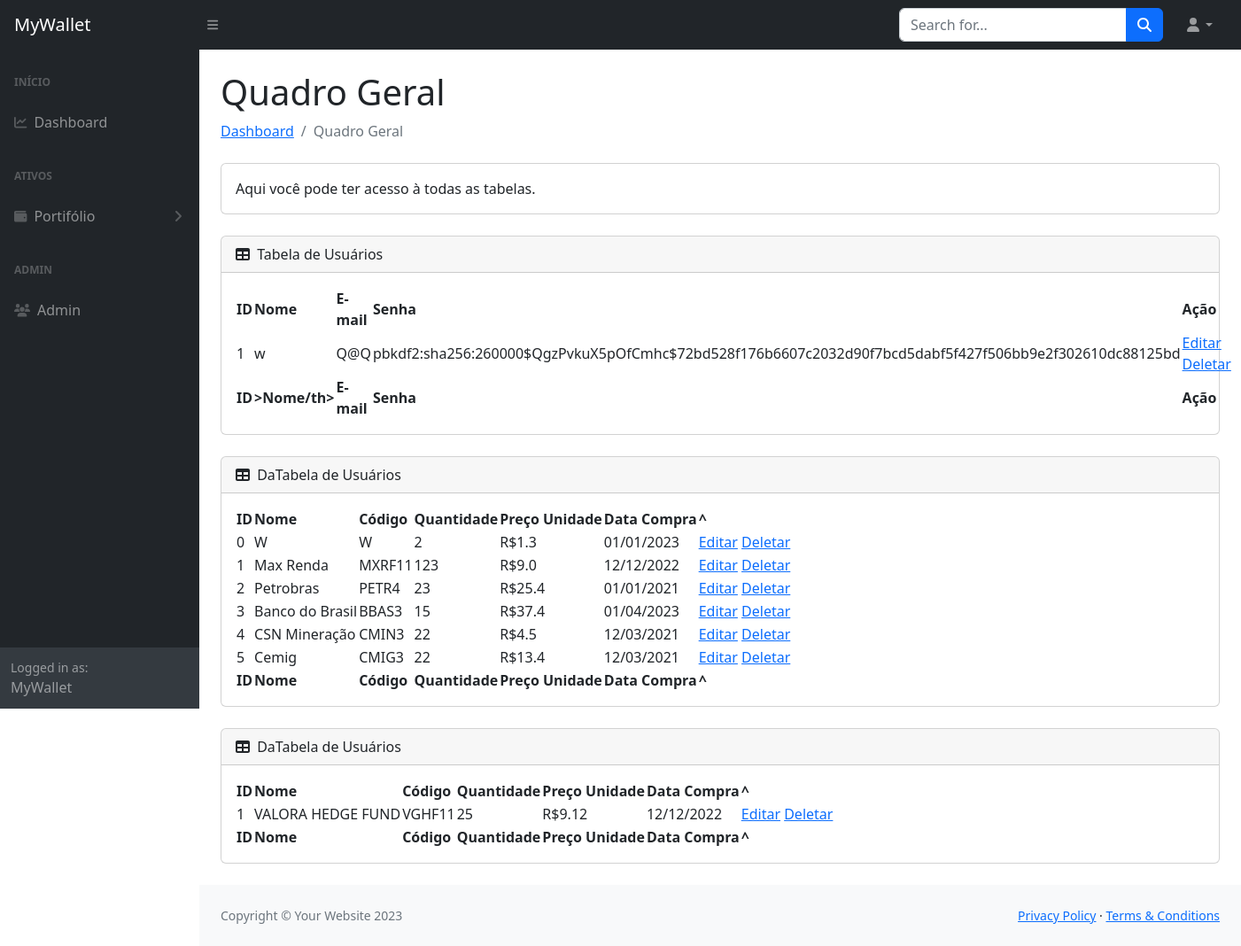
The page /usuarios_tabelas_temp (signed in) on the database as committed earlier.
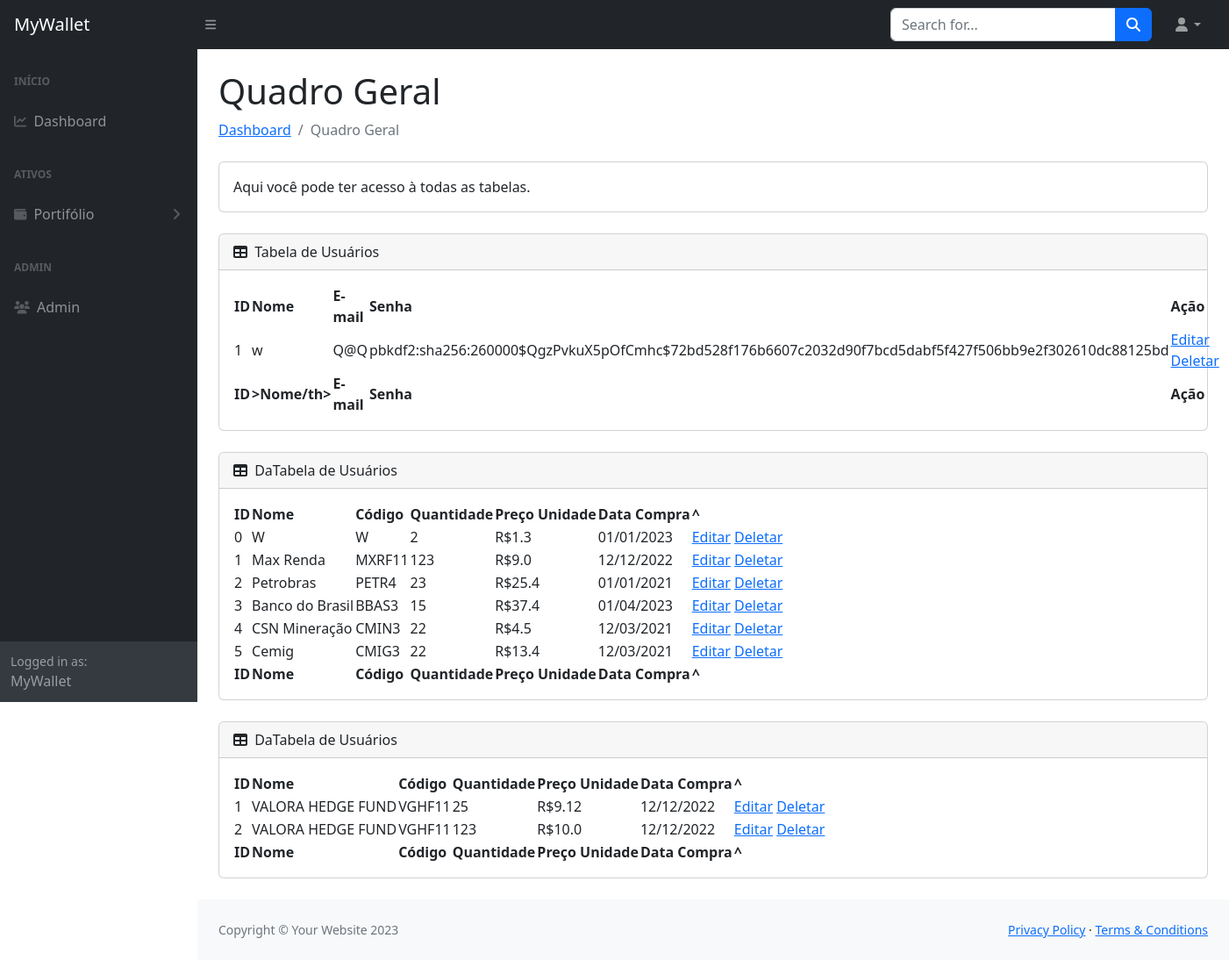
The same page on the database as committed later.
### mywalletproject/ext/database.py (models this page shows, shortened)
class User(db.Model, SerializerMixin, UserMixin):
    id = db.Column(db.Integer, primary_key=True, autoincrement=True)
    nome = db.Column(db.String(80), unique=True, nullable=False)
    email = db.Column(db.String(120), unique=True, nullable=False)
    senha = db.Column(db.String(120), nullable=False)

class Acoes(db.Model, SerializerMixin):
    __tablename__ = "acoes"
    id = db.Column(db.Integer, primary_key=True, autoincrement=True)
    usuario_id = db.Column(db.Integer, db.ForeignKey("user.id"), nullable=False)
    nome_acao = db.Column(db.String(80), nullable=False)
    codigo_acao = db.Column(db.String(80), nullable=False)
    quantidade = db.Column(db.Integer, nullable=False)
    preco_unitario = db.Column(db.Float, nullable=False)
    data_compra = db.Column(db.String(10), nullable=False)

class FundosImobiliarios(db.Model, SerializerMixin):
    __tablename__ = "fundosImobiliarios"
    id = db.Column(db.Integer, primary_key=True, autoincrement=True)
    usuario_id = db.Column(db.Integer, db.ForeignKey("user.id"), nullable=False)
    nome_fii = db.Column(db.String(80), nullable=False)
    codigo_fii = db.Column(db.String(80), nullable=False)
    quantidade = db.Column(db.Integer, nullable=False)
    preco_unitario = db.Column(db.Float, nullable=False)
    data_compra = db.Column(db.String(10), nullable=False)

### mywalletproject/blueprints/views.py (the view)
    @app.route('/usuarios_tabelas_temp', methods =['GET','POST'])
    @login_required
    def usuarios_tabelas_temp():
        usuarios = User.query.all()
        fundosImobiliarios = FundosImobiliarios.query.all()
        acoes = Acoes.query.all()
        return render_template( 'usuarios_tabelas_temp.html',
                               usuarios =usuarios,
                               fundosImobiliarios=fundosImobiliarios,
                               acoes=acoes)

### mywalletproject/ext/auth.py (called while the page is built)
@login_manager.user_loader
def load_user(user_id):
    return User.query.get(int(user_id))

### mywalletproject/templates/usuarios_tabelas_temp.html
{% extends 'template_base.html' %}
{% block content %}
<div class="container-fluid px-4">
                        <h1 class="mt-4">Quadro Geral</h1>
                        <ol class="breadcrumb mb-4">
                            <li class="breadcrumb-item"><a href="/index_temp">Dashboard</a></li>
                            <li class="breadcrumb-item active">Quadro Geral</li>
                        </ol>
                        <div class="card mb-4">
                            <div class="card-body">
                                Aqui você pode ter acesso à todas as tabelas.
                            </div>
                        </div>
                        <div class="card mb-4">
                            <div class="card-header">
                                <i class="fas fa-table me-1"></i>
                                Tabela de Usuários
                            </div>
                            <div class="card-body">
                                <table id="datatablesSimple">
                                    <thead>
                                        <tr>
                                            <th>ID</th>
                                            <th>Nome</th>
                                            <th>E-mail</th>
                                            <th>Senha</th>
                                            <th>Ação</th>
                                        </tr>
                                    </thead>
                                    <tfoot>
                                        <tr>
                                            <th>ID</th>
                                            <th>>Nome/th>
                                            <th>E-mail</th>
                                            <th>Senha</th>
                                            <th>Ação</th>
                                        </tr>
                                    </tfoot>
                                    <tbody>
                                            {% for u in usuarios%}
                                    <tr>
                                        <td>{{u.id}}</td>
                                        <td>{{u.nome}}</td>
                                        <td>{{u.email}}</td>
                                        <td>{{u.senha}}</td>
                                        <td>
                                            <a href="/edit/{{u.id}}"> Editar</a>
                                            <a href="/delete/{{u.id}}"> Deletar</a>
                                        </td>
                                    </tr>
                                    {%endfor%}
                                    </tbody>
                                </table>
                            </div>
                        </div>
                        <div class="card mb-4">
                            <div class="card-header">
                                <i class="fas fa-table me-1"></i>
                                DaTabela de Usuários
                            </div>
                            <div class="card-body">
                                <table id="datatablesSimple">
                                    <thead>
                                        <tr>
                                            <th>ID</th>
                                            <th>Nome</th>
                                            <th>Código</th>
                                            <th>Quantidade</th>
                                            <th>Preço Unidade</th>
                                            <th>Data Compra</th>
                                            <th>^</th>
                                        </tr>
                                    </thead>
                                    <tfoot>
                                        <tr>
                                            <th>ID</th>
                                            <th>Nome</th>
                                            <th>Código</th>
                                            <th>Quantidade</th>
                                            <th>Preço Unidade</th>
                                            <th>Data Compra</th>
                                            <th>^</th>
                                        </tr>
                                    </tfoot>
                                    <tbody>
                                    {% for a in acoes%}
                                        <tr>
                                            <td>{{a.id}}</td>
                                            <td>{{a.nome_acao}}</td>
                                            <td>{{a.codigo_acao}}</td>
                                            <td>{{a.quantidade}}</td>
                                            <td> R${{a.preco_unitario}}</td>
                                            <td>{{a.data_compra}}</td>
                                            <td>
                                                <a href="/edit/{{a.id}}"> Editar</a>
                                                <a href="/delete/{{a.id}}"> Deletar</a>
                                            </td>
                                        </tr>
                                    {%endfor%}
                                    </tbody>
                                </table>
                            </div>
                        </div>
                        <div class="card mb-4">
                            <div class="card-header">
                                <i class="fas fa-table me-1"></i>
                                DaTabela de Usuários
                            </div>
                            <div class="card-body">
                                <table id="datatablesSimple">
                                    <thead>
                                        <tr>
                                            <th>ID</th>
                                            <th>Nome</th>
                                            <th>Código</th>
                                            <th>Quantidade</th>
                                            <th>Preço Unidade</th>
                                            <th>Data Compra</th>
                                            <th>^</th>
                                        </tr>
                                    </thead>
                                    <tfoot>
                                        <tr>
                                            <th>ID</th>
                                            <th>Nome</th>
                                            <th>Código</th>
                                            <th>Quantidade</th>
                                            <th>Preço Unidade</th>
                                            <th>Data Compra</th>
                                            <th>^</th>
                                        </tr>
                                    </tfoot>
                                    <tbody>
                                    {% for f in fundosImobiliarios%}
                                        <tr>
                                            <td>{{f.id}}</td>
                                            <td>{{f.nome_fii}}</td>
                                            <td>{{f.codigo_fii}}</td>
                                            <td>{{f.quantidade}}</td>
                                            <td> R${{f.preco_unitario}}</td>
                                            <td>{{f.data_compra}}</td>
                                            <td>
                                                <a href="/edit/{{f.id}}"> Editar</a>
                                                <a href="/delete/{{f.id}}"> Deletar</a>
                                            </td>
                                        </tr>
                                    {%endfor%}
                                    </tbody>
                                </table>
                            </div>
                        </div>
                    </div>
{% endblock %}

### mywalletproject/templates/template_base.html (shortened to what this page needs)
<!DOCTYPE html>
<html lang="pt-br">
    <head>
     <link href="../static/css/stylesheets.css" rel="stylesheet" />
        <link href="../static/css/styles.css" rel="stylesheet" />
    </head>
    <body class="sb-nav-fixed">
        <nav class="sb-topnav navbar navbar-expand navbar-dark bg-dark">
            <a class="navbar-brand ps-3" href="index.html">MyWallet</a>
            <button class="btn btn-link btn-sm order-1 order-lg-0 me-4 me-lg-0" id="sidebarToggle" href="#!"><i class="fas fa-bars"></i></button>
            <form class="d-none d-md-inline-block form-inline ms-auto me-0 me-md-3 my-2 my-md-0">
                <div class="input-group">
                    <input class="form-control" type="text" placeholder="Search for..." aria-label="Search for..." aria-describedby="btnNavbarSearch" />
                    <button class="btn btn-primary" id="btnNavbarSearch" type="button"><i class="fas fa-search"></i></button>
                </div>
            </form>
            <ul class="navbar-nav ms-auto ms-md-0 me-3 me-lg-4">
                <li class="nav-item dropdown">
                    <a class="nav-link dropdown-toggle" id="navbarDropdown" href="#" role="button" data-bs-toggle="dropdown" aria-expanded="false"><i class="fas fa-user fa-fw"></i></a>
                </li>
            </ul>
        </nav>
        <div id="layoutSidenav">
            <div id="layoutSidenav_nav">
                <nav class="sb-sidenav accordion sb-sidenav-dark" id="sidenavAccordion">
                    <div class="sb-sidenav-menu">
                        <div class="nav">
                            <div class="sb-sidenav-menu-heading">Início</div>
                            <a class="nav-link" href="/index_temp">
                                <div class="sb-nav-link-icon"><i class="fas fa-solid fa-chart-line"></i></div>
                                Dashboard
                            </a>
                            <div class="sb-sidenav-menu-heading">Ativos</div>
                            <a class="nav-link collapsed" href="#" data-bs-toggle="collapse" data-bs-target="#collapseLayouts" aria-expanded="false" aria-controls="collapseLayouts">
                                <div class="sb-nav-link-icon"><i class="fas fa-wallet"></i></div>
                                Portifólio
                                <div class="sb-sidenav-collapse-arrow"><i class="fas fa-angle-down"></i></div>
                            </a>
                            <div class="sb-sidenav-menu-heading">Admin</div>
                            <a class="nav-link" href="/usuarios_tabelas_temp">
                                <div class="sb-nav-link-icon"><i class="fas fa-users"></i></div>
                                Admin
                            </a>
                        </div>
                    </div>
                    <div class="sb-sidenav-footer">
                        <div class="small">Logged in as:</div>
                       MyWallet
                    </div>
                </nav>
            </div>
            <div id="layoutSidenav_content">
                <main>
                    {% block content %}{% endblock %}
                </main>
                <footer class="py-4 bg-light mt-auto">
                    <div class="container-fluid px-4">
                        <div class="d-flex align-items-center justify-content-between small">
                            <div class="text-muted">Copyright &copy; Your Website 2023</div>
                            <div>
                                <a href="#">Privacy Policy</a>
                                &middot;
                                <a href="#">Terms &amp; Conditions</a>
                            </div>
                        </div>
                    </div>
                </footer>
            </div>
        </div>
    </body>
</html>

Rows that differ between the two databases and show on the page:
added FundosImobiliarios: id "2", nome_fii "VALORA HEDGE FUND", codigo_fii "VGHF11", quantidade "123", preco_unitario "10.0", data_compra "12/12/2022"
